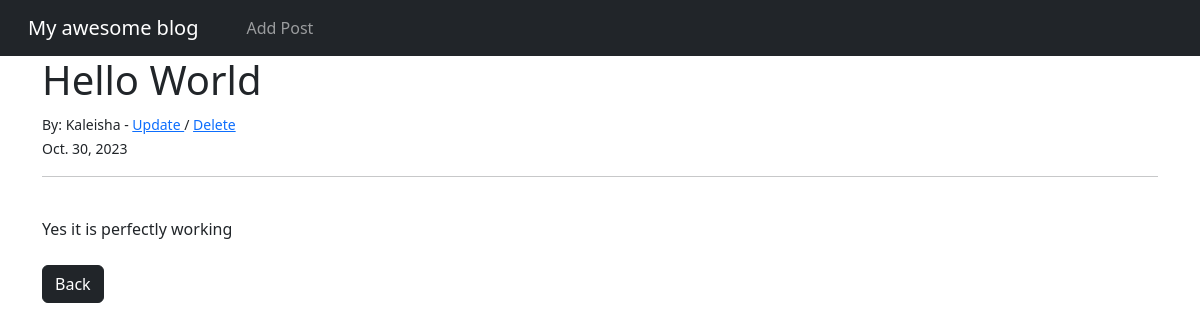
The app's page /article/1 with its own data.
### theblog/models.py (models this page shows, shortened)
class Post(models.Model):
    title = models.CharField(max_length=255)
    title_tag = models.CharField(max_length=255)
    body = models.TextField()
    author = models.ForeignKey(User, on_delete=models.CASCADE)
    post_date = models.DateField(auto_now_add=True)

### theblog/views.py (the view)
# urls.py: path('article/<int:pk>', ArticleDetailView.as_view(), name="article-detail"),
class ArticleDetailView(DetailView):
    model = Post
    template_name = 'article_details.html'

### theblog/templates/article_details.html (shortened to what this page needs)
{% extends "base.html" %}
{% block content %}
<h1>{{ post.title }}</h1>
<small> By: {{ post.author.username }} -
  <a href=" {% url 'update-post' post.pk%}"> Update </a>
  /
  <a href=" {% url 'delete-post' post.pk%}"> Delete </a>
  <br/>
  {{ post.post_date }}
</small>
<hr>
{{ post.body}}
<a class="btn btn-dark bg-dark" href="{% url 'home' %}">Back</a>
{% endblock %}

### records on screen
Post: title "Hello World", author.username "Kaleisha", post_date "Oct. 30, 2023", body "Yes it is perfectly working"
